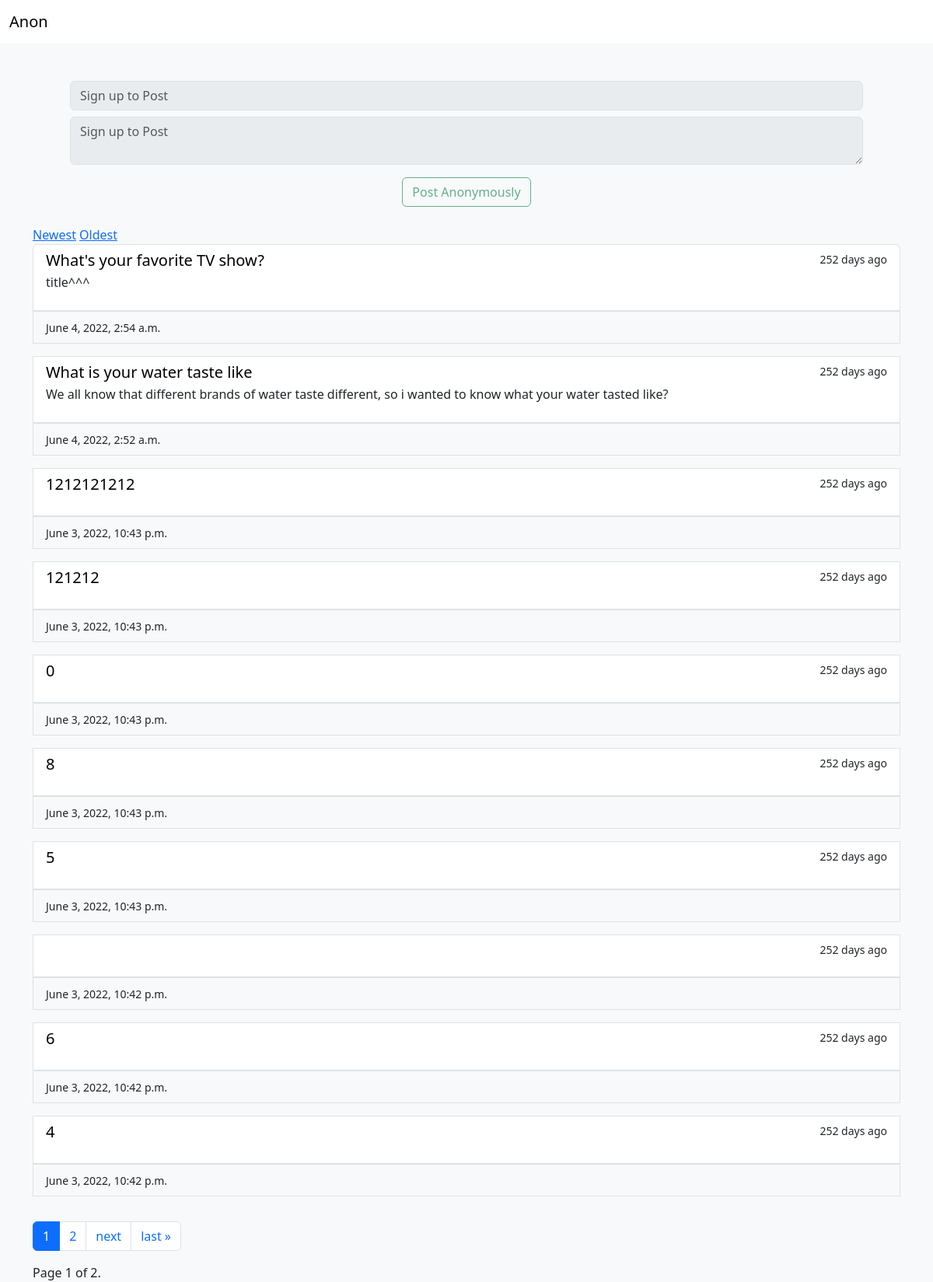
The app's page /, older data.
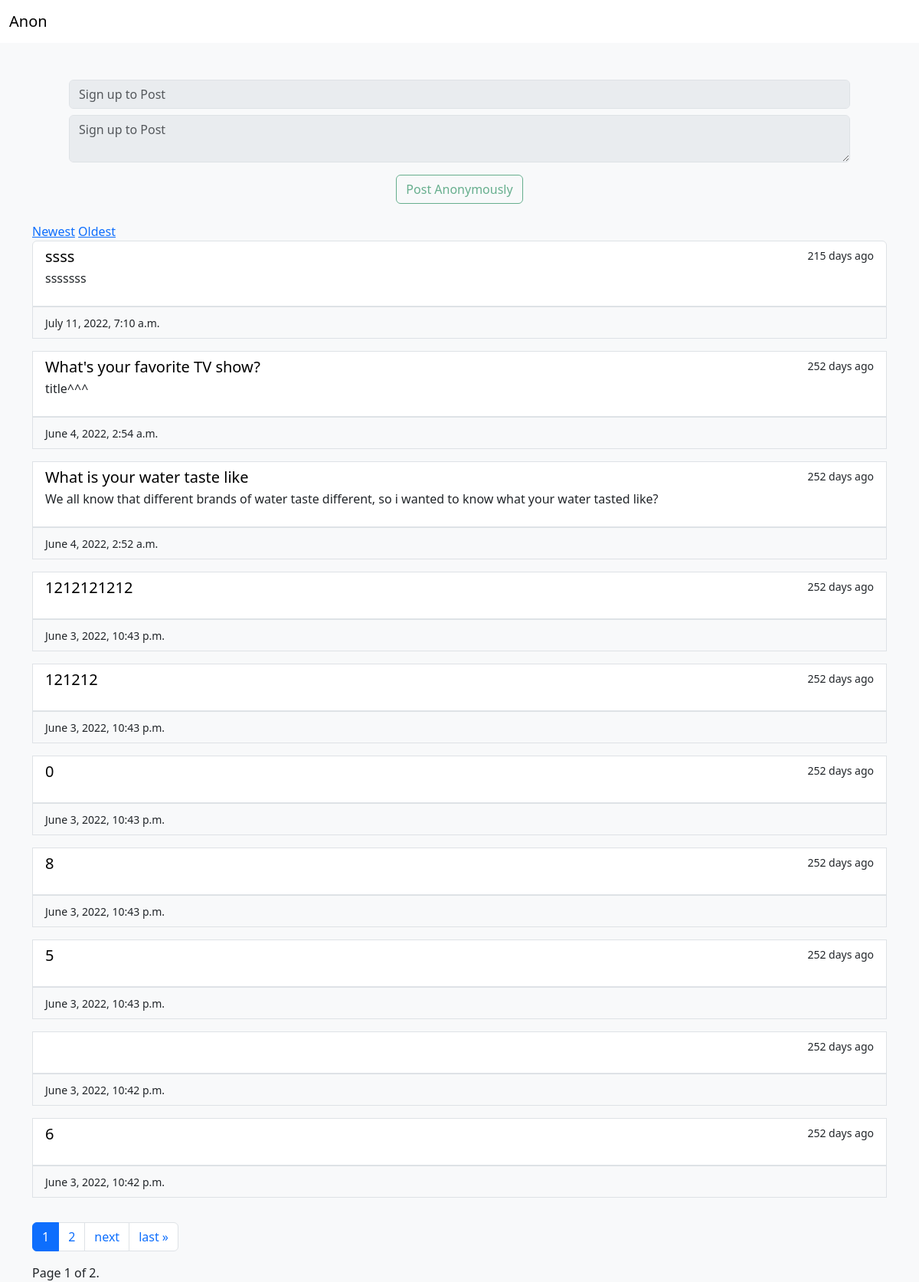
The same page, newer data.
### ConfessionsApp/models.py (models this page shows, shortened)
class Question(models.Model):
    owner = models.ForeignKey(User, on_delete=models.CASCADE)
    question_text = models.CharField(max_length=255)
    body = models.TextField()
    date = models.DateTimeField(auto_now_add=True)
    edited = models.BooleanField(default=False)
    edited_date = models.DateTimeField(auto_now=True)
    @property
    def num_days_ago(self):
        today= timezone.now()
        return (today - self.date).days

### ConfessionsApp/views.py (the view, shortened to what this page needs)
# urls.py: path("", views.questions, name="index"),
def questions(request):
    if request.method != "POST":
        SortBy = request.GET.get("SortBy")
        if SortBy == "Oldest":
            Questions = Question.objects.all().order_by("date")
        elif SortBy == "Newest":
            Questions = Question.objects.all().order_by("-date")
        else:
            Questions = Question.objects.all().order_by("-date")
        paginator = Paginator(Questions, 10)
        page_number = request.GET.get('page')
        page_obj = paginator.get_page(page_number)
        return render(request, "ConfessionsApp/questions.html", {
            "page_obj" : page_obj,
        })

### ConfessionsApp/templates/ConfessionsApp/questions.html (shortened to what this page needs)
{%extends 'ConfessionsApp/base.html'%}
{% load bootstrap_icons %}
{%load static%}
{%block content%}
<div class="container mt-5 mb-3">
  <form class="text-center mx-5" method="POST">
    {%if user.is_authenticated%}
    <input class="form-control mb-2" type="text"
      name="QuestionInput" placeholder="Topic"
      />
      <textarea class="form-control mb-2" type="text"
      name="QuestionBodyInput" placeholder="Write here"
      /></textarea>
    <input id="submitBtn" class="btn btn-outline-success mt-2 mb-4" type="submit" value="Post Anonymously" />
    {%else%}
    <input class="form-control mb-2" type="text"
      name="QuestionInput" placeholder="Sign up to Post"
      disabled
    />
    <textarea class="form-control mb-2" type="text"
      name="QuestionBodyInput" placeholder="Sign up to Post" disabled
      ></textarea>
    <input id="submitBtn" class="btn btn-outline-success mt-2 mb-4" type="submit" value="Post Anonymously" disabled/>
    {%endif%}
  </form>
  <a href="?page={{page_obj.number}}&SortBy=Newest">Newest</a>
  <a href="?page={{page_obj.number}}&SortBy=Oldest">Oldest</a>
  <div class="list-group">
    {%for question in page_obj%}
    <a href="{%url 'ConfessionsApp:question' question.id%}" class="list-group-item list-group-item-action">
      <div class="d-flex w-100 justify-content-between">
        <h5 class="mb-1 text-black" style="text-decoration:none">{{question.question_text}}</h5>
        <small>{{question.num_days_ago}} days ago</small>
      </div>
      <div>
        <p>{{question.body}}</p>
      </div>
    </a>
    <div class="fluid-container mb-3">
      <span class="list-group-item bg-light">
      <small class="">{{question.date}}</small>
    </span>
    </div>
    {%endfor%}
  </div>
</div>
<div class="container">
<ul class="pagination my-3">
  <li class="page-item active" aria-current="page">
    <a class="page-link" href="#" >{{page_obj.number}}</a>
  </li>
  {% if page_obj.has_next %}
    <li class="page-item">
      <a class="page-link" href="?page={{ page_obj.next_page_number }}&SortBy={{SortBy}}">{{ page_obj.next_page_number }}</a>
    </li>
      <li class="page-item">
        <a class="page-link" href="?page={{ page_obj.next_page_number }}&SortBy={{SortBy}}">next</a>
      </li>
      <li class="page-item">
        <a class="page-link" href="?page={{ page_obj.paginator.num_pages }}&SortBy={{SortBy}}">last &raquo;</a>
      </li>
  {% endif %}
</ul>
<span class="current">
Page {{ page_obj.number }} of {{ page_obj.paginator.num_pages }}.
</span>
</div>
{%endblock content%}

Row changes from the older to the newer data that the page shows:
no longer on this page (row unchanged): Question: question_text "4", num_days_ago "252", date "June 3, 2022, 10:42 p.m."
added Question: question_text "ssss", num_days_ago "215", body "sssssss", date "July 11, 2022, 7:10 a.m."
